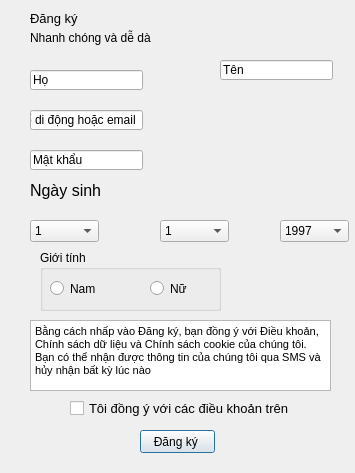
<?xml version="1.0" encoding="UTF-8"?>
<ui version="4.0">
 <class>Dialog</class>
 <widget class="QDialog" name="Dialog">
  <property name="geometry">
   <rect>
    <x>0</x>
    <y>0</y>
    <width>355</width>
    <height>473</height>
   </rect>
  </property>
  <property name="windowTitle">
   <string>Dialog</string>
  </property>
  <widget class="QLabel" name="label">
   <property name="geometry">
    <rect>
     <x>30</x>
     <y>10</y>
     <width>61</width>
     <height>16</height>
    </rect>
   </property>
   <property name="font">
    <font>
     <pointsize>10</pointsize>
    </font>
   </property>
   <property name="text">
    <string>Đăng ký </string>
   </property>
  </widget>
  <widget class="QLabel" name="label_2">
   <property name="geometry">
    <rect>
     <x>30</x>
     <y>30</y>
     <width>121</width>
     <height>16</height>
    </rect>
   </property>
   <property name="text">
    <string>Nhanh chóng và dễ dàng </string>
   </property>
  </widget>
  <widget class="QLineEdit" name="txt_ho">
   <property name="geometry">
    <rect>
     <x>30</x>
     <y>70</y>
     <width>113</width>
     <height>20</height>
    </rect>
   </property>
   <property name="text">
    <string>Họ </string>
   </property>
  </widget>
  <widget class="QLineEdit" name="txt_ten">
   <property name="geometry">
    <rect>
     <x>220</x>
     <y>60</y>
     <width>113</width>
     <height>20</height>
    </rect>
   </property>
   <property name="text">
    <string>Tên</string>
   </property>
  </widget>
  <widget class="QLineEdit" name="txt_contact">
   <property name="geometry">
    <rect>
     <x>30</x>
     <y>110</y>
     <width>113</width>
     <height>20</height>
    </rect>
   </property>
   <property name="text">
    <string>Số di động hoặc email </string>
   </property>
  </widget>
  <widget class="QLineEdit" name="txt_password">
   <property name="geometry">
    <rect>
     <x>30</x>
     <y>150</y>
     <width>113</width>
     <height>20</height>
    </rect>
   </property>
   <property name="text">
    <string>Mật khẩu </string>
   </property>
  </widget>
  <widget class="QLabel" name="label_3">
   <property name="geometry">
    <rect>
     <x>30</x>
     <y>170</y>
     <width>71</width>
     <height>41</height>
    </rect>
   </property>
   <property name="font">
    <font>
     <pointsize>12</pointsize>
    </font>
   </property>
   <property name="text">
    <string>Ngày sinh</string>
   </property>
  </widget>
  <widget class="QComboBox" name="cb_ngay">
   <property name="geometry">
    <rect>
     <x>30</x>
     <y>220</y>
     <width>69</width>
     <height>22</height>
    </rect>
   </property>
   <item>
    <property name="text">
     <string>1</string>
    </property>
   </item>
   <item>
    <property name="text">
     <string>2</string>
    </property>
   </item>
   <item>
    <property name="text">
     <string>3</string>
    </property>
   </item>
   <item>
    <property name="text">
     <string>4</string>
    </property>
   </item>
   <item>
    <property name="text">
     <string>5</string>
    </property>
   </item>
   <item>
    <property name="text">
     <string>6</string>
    </property>
   </item>
   <item>
    <property name="text">
     <string>7</string>
    </property>
   </item>
   <item>
    <property name="text">
     <string>8</string>
    </property>
   </item>
   <item>
    <property name="text">
     <string>9</string>
    </property>
   </item>
   <item>
    <property name="text">
     <string>10</string>
    </property>
   </item>
   <item>
    <property name="text">
     <string>11</string>
    </property>
   </item>
   <item>
    <property name="text">
     <string>12</string>
    </property>
   </item>
   <item>
    <property name="text">
     <string>13</string>
    </property>
   </item>
   <item>
    <property name="text">
     <string>14</string>
    </property>
   </item>
   <item>
    <property name="text">
     <string>15</string>
    </property>
   </item>
   <item>
    <property name="text">
     <string>16</string>
    </property>
   </item>
   <item>
    <property name="text">
     <string>17</string>
    </property>
   </item>
   <item>
    <property name="text">
     <string>18</string>
    </property>
   </item>
   <item>
    <property name="text">
     <string>19</string>
    </property>
   </item>
   <item>
    <property name="text">
     <string>20</string>
    </property>
   </item>
   <item>
    <property name="text">
     <string>21</string>
    </property>
   </item>
   <item>
    <property name="text">
     <string>22</string>
    </property>
   </item>
   <item>
    <property name="text">
     <string>23</string>
    </property>
   </item>
   <item>
    <property name="text">
     <string>24</string>
    </property>
   </item>
   <item>
    <property name="text">
     <string>25</string>
    </property>
   </item>
   <item>
    <property name="text">
     <string>26</string>
    </property>
   </item>
   <item>
    <property name="text">
     <string>27</string>
    </property>
   </item>
   <item>
    <property name="text">
     <string>28</string>
    </property>
   </item>
   <item>
    <property name="text">
     <string>29</string>
    </property>
   </item>
   <item>
    <property name="text">
     <string>30</string>
    </property>
   </item>
   <item>
    <property name="text">
     <string>31</string>
    </property>
   </item>
  </widget>
  <widget class="QComboBox" name="cb_thang">
   <property name="geometry">
    <rect>
     <x>160</x>
     <y>220</y>
     <width>69</width>
     <height>22</height>
    </rect>
   </property>
   <item>
    <property name="text">
     <string>1</string>
    </property>
   </item>
   <item>
    <property name="text">
     <string>2</string>
    </property>
   </item>
   <item>
    <property name="text">
     <string>3</string>
    </property>
   </item>
   <item>
    <property name="text">
     <string>4</string>
    </property>
   </item>
   <item>
    <property name="text">
     <string>5</string>
    </property>
   </item>
   <item>
    <property name="text">
     <string>6</string>
    </property>
   </item>
   <item>
    <property name="text">
     <string>7</string>
    </property>
   </item>
   <item>
    <property name="text">
     <string>8</string>
    </property>
   </item>
   <item>
    <property name="text">
     <string>9</string>
    </property>
   </item>
   <item>
    <property name="text">
     <string>10</string>
    </property>
   </item>
   <item>
    <property name="text">
     <string>11</string>
    </property>
   </item>
   <item>
    <property name="text">
     <string>12</string>
    </property>
   </item>
  </widget>
  <widget class="QComboBox" name="cb_nam">
   <property name="geometry">
    <rect>
     <x>280</x>
     <y>220</y>
     <width>69</width>
     <height>22</height>
    </rect>
   </property>
   <item>
    <property name="text">
     <string>1997</string>
    </property>
   </item>
   <item>
    <property name="text">
     <string>1998</string>
    </property>
   </item>
   <item>
    <property name="text">
     <string>1999</string>
    </property>
   </item>
   <item>
    <property name="text">
     <string>2000</string>
    </property>
   </item>
   <item>
    <property name="text">
     <string>2001</string>
    </property>
   </item>
   <item>
    <property name="text">
     <string>2002</string>
    </property>
   </item>
   <item>
    <property name="text">
     <string>2003</string>
    </property>
   </item>
   <item>
    <property name="text">
     <string>2004</string>
    </property>
   </item>
   <item>
    <property name="text">
     <string>2005</string>
    </property>
   </item>
  </widget>
  <widget class="QGroupBox" name="groupBox">
   <property name="geometry">
    <rect>
     <x>40</x>
     <y>250</y>
     <width>181</width>
     <height>61</height>
    </rect>
   </property>
   <property name="title">
    <string>Giới tính </string>
   </property>
   <widget class="QRadioButton" name="rb_nu">
    <property name="geometry">
     <rect>
      <x>110</x>
      <y>30</y>
      <width>82</width>
      <height>17</height>
     </rect>
    </property>
    <property name="text">
     <string>Nữ </string>
    </property>
   </widget>
   <widget class="QRadioButton" name="rb_nam">
    <property name="geometry">
     <rect>
      <x>10</x>
      <y>30</y>
      <width>82</width>
      <height>17</height>
     </rect>
    </property>
    <property name="text">
     <string>Nam </string>
    </property>
   </widget>
  </widget>
  <widget class="QCheckBox" name="chk_dongy">
   <property name="geometry">
    <rect>
     <x>70</x>
     <y>400</y>
     <width>221</width>
     <height>17</height>
    </rect>
   </property>
   <property name="font">
    <font>
     <pointsize>10</pointsize>
    </font>
   </property>
   <property name="text">
    <string>Tôi đồng ý với các điều khoản trên </string>
   </property>
  </widget>
  <widget class="QPushButton" name="btn_dangky">
   <property name="geometry">
    <rect>
     <x>140</x>
     <y>430</y>
     <width>75</width>
     <height>23</height>
    </rect>
   </property>
   <property name="text">
    <string>Đăng ký </string>
   </property>
  </widget>
  <widget class="QTextEdit" name="textEdit">
   <property name="geometry">
    <rect>
     <x>30</x>
     <y>320</y>
     <width>301</width>
     <height>71</height>
    </rect>
   </property>
   <property name="html">
    <string>&lt;!DOCTYPE HTML PUBLIC &quot;-//W3C//DTD HTML 4.0//EN&quot; &quot;http://www.w3.org/TR/REC-html40/strict.dtd&quot;&gt;
&lt;html&gt;&lt;head&gt;&lt;meta name=&quot;qrichtext&quot; content=&quot;1&quot; /&gt;&lt;style type=&quot;text/css&quot;&gt;
p, li { white-space: pre-wrap; }
&lt;/style&gt;&lt;/head&gt;&lt;body style=&quot; font-family:'MS Shell Dlg 2'; font-size:8.25pt; font-weight:400; font-style:normal;&quot;&gt;
&lt;p style=&quot; margin-top:0px; margin-bottom:0px; margin-left:0px; margin-right:0px; -qt-block-indent:0; text-indent:0px;&quot;&gt;&lt;span style=&quot; font-size:8pt;&quot;&gt;Bằng cách nhấp vào Đăng ký, bạn đồng ý với Điều khoản, Chính sách dữ liệu và Chính sách cookie của chúng tôi. Bạn có thể nhận được thông tin của chúng tôi qua SMS và hủy nhận bất kỳ lúc nào &lt;/span&gt;&lt;/p&gt;&lt;/body&gt;&lt;/html&gt;</string>
   </property>
  </widget>
 </widget>
 <resources/>
 <connections/>
</ui>
